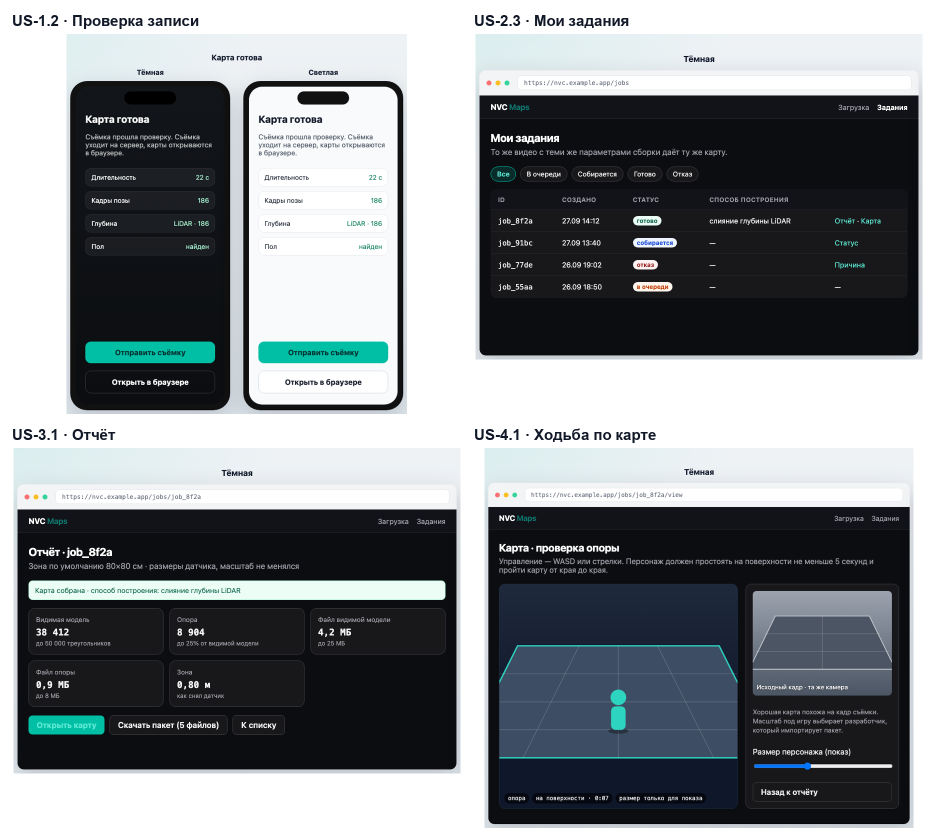
#> input picture wireframes/shots/key-stories.png, 1872 x 1680 px (shown at 1/2 size)
$ python -i build-ba.py   (imports and definitions only)
#> lines starting #> are read from the running program, lines starting #| are printed output that depends on the picture
#!/usr/bin/env python3
"""Собрать пакет бизнес-анализа из исходных разделов.

Шаги:
  backlog  — приложение 1 из историй раздела 2.5
  summary  — сводный Markdown из всех разделов
  shots    — скриншоты макетов для раздела 2.5
  site     — страницы разделов на сайте
  docx     — DOCX на двух языках: английский для эксперта, русский — копия

Русские разделы лежат в корне, английские — в en/ с теми же именами файлов.
Сайт и сводный файл собираются из русских разделов.
DOCX рисует scripts/build-docx.mjs (npm install), PDF для сайта — его рендер в LibreOffice.
"""

import hashlib
import html
import json
import os
import re
import shutil
import subprocess
import sys
import tempfile
import zipfile
from pathlib import Path

import markdown

ROOT = Path(__file__).resolve().parents[1]
SITE = ROOT / "wireframes"
SHOTS = SITE / "shots"
CACHE = ROOT / ".build"
SUMMARY = ROOT / "NVC-Maps-бизнес-анализ.md"
CHROME = Path("/Applications/Google Chrome.app/Contents/MacOS/Google Chrome")
MERMAID_CLI = "@mermaid-js/mermaid-cli@11.12.0"
MERMAID_JS = "https://cdn.jsdelivr.net/npm/mermaid@11.12.0/dist/mermaid.min.js"

SECTIONS = [
    ("00-introduction.md", "d00-introduction.html", "Введение"),
    ("01-analytical-part.md", "d01-analysis.html", "1. Аналитическая часть"),
    ("02-system-requirements.md", "d02-requirements.html", "2. Требования к системе"),
    ("03-references.md", "d03-references.html", "Список источников и литературы"),
    ("04-appendix-a-backlog.md", "d04-backlog.html", "Приложение 1. Бэклог"),
    ("05-appendix-b-diagrams.md", "d05-diagrams.html", "Приложение 2. Диаграммы"),
    ("06-statements.md", "d06-statements.html", "Заявления"),
]

SOURCES = [src for src, _, _ in SECTIONS]

# Титульный лист по образцу ЕГУ (Правила оформления письменных работ, прил. 1, П. 1.3 и П. 1.4).
# Пропуски «____» заполняются перед сдачей. Строки: текст, полужирный, выравнивание, отступ после.
TITLE_RU = [
    ("ЕВРОПЕЙСКИЙ ГУМАНИТАРНЫЙ УНИВЕРСИТЕТ", True, "center", 0),
    ("Академический департамент ____________________", False, "center", 0),
    ("(название программы) ____________________", False, "center", 1200),
    ("КИРИЛЛ КАЛАШНИКОВ", True, "center", 0),
    ("Студент ___ курса", False, "center", 2000),
    ("СИСТЕМА СОЗДАНИЯ ИГРОВЫХ 3D-КАРТ ПО ВИДЕОЗАПИСИ", True, "center", 0),
    ("A SYSTEM FOR CREATING 3D GAME MAPS FROM VIDEO", False, "center", 600),
    ("БАКАЛАВРСКИЙ ПРОЕКТ", True, "center", 0),
    ("Блок бизнес-анализа: введение, глава 1, глава 2", False, "center", 0),
    ("Тип проекта: индивидуальный", False, "center", 2000),
    ("Руководитель: доц., канд. техн. наук С. В. Авдейчик", False, "right", 2400),
    ("Вильнюс, 2026", False, "center", 0),
]
TITLE_EN = [
    ("EUROPEAN HUMANITIES UNIVERSITY", True, "center", 0),
    ("Academic Department of ____________________", False, "center", 0),
    ("Study programme ____________________", False, "center", 1200),
    ("KIRILL KALASHNIKOV", True, "center", 0),
    ("___ year student", False, "center", 2000),
    ("A SYSTEM FOR CREATING 3D GAME MAPS FROM VIDEO", True, "center", 600),
    ("BACHELOR PROJECT", True, "center", 0),
    ("Business analysis block: Introduction, Chapter 1, Chapter 2", False, "center", 0),
    ("Project type: individual", False, "center", 2000),
    ("Supervisor: Assoc. Prof., Cand. Sc. (Eng.) S. V. Avdeychik", False, "right", 2400),
    ("Vilnius, 2026", False, "center", 0),
]

# Всё, что зависит от языка документа.
LANGS = {
    "en": {
        "dir": ROOT / "en",
        "docx": SITE / "BA_Kalashnikov_Kirill.docx",
        "pdf": SITE / "BA_Kalashnikov_Kirill.pdf",
        "title": TITLE_EN,
        "labels": {"toc": "TABLE OF CONTENTS", "table": "Table", "figure": "Image",
                   "appendix": "Appendix", "appendixUpper": "APPENDIX", "lang": "en-GB"},
        "references": "List of References",
        "backlog": ["# Appendix 1. Backlog", "",
                    "The full table of epics and stories is given in Table A.1.1.", "",
                    "Table A.1.1. Backlog: epics and stories", "",
                    "| ID | Epic | Story | Acceptance criteria | MoSCoW |",
                    "|----|------|-------|---------------------|--------|"],
    },
    "ru": {
        "dir": ROOT,
        "docx": SITE / "BA_Kalashnikov_Kirill_RU.docx",
        "pdf": SITE / "NVC-Maps-бизнес-анализ.pdf",
        "title": TITLE_RU,
        "labels": {"toc": "СОДЕРЖАНИЕ", "table": "Табл.", "figure": "Рис.",
                   "appendix": "Приложение", "appendixUpper": "ПРИЛОЖЕНИЕ", "lang": "ru-RU"},
        "references": "Список источников и литературы",
        "backlog": ["# Приложение 1. Бэклог", "",
                    "Полная таблица эпиков и историй приведена в табл. П.1.1.", "",
                    "Табл. П.1.1. Бэклог: эпики и истории", "",
                    "| ID | Эпик | История | Критерии приёмки | MoSCoW |",
                    "|----|------|---------|------------------|--------|"],
    },
}

SHOT_PAGES = {
    "m2-preflight": (1280, 820),
    "b2-jobs": (1280, 900),
    "b3-report": (1280, 820),
    "b4-viewer": (1280, 900),
}


# --- Источники и ссылки (IEEE) -------------------------------------------------
# В тексте источник указывается ключом: [@key] или [@a; @b]. Сборка нумерует источники
# по порядку первого упоминания и подставляет номера в квадратных скобках: [3], [3], [5], [2]–[4].

CITE = re.compile(r"\[@([^\]]+)\]")


def load_refs() -> dict:
    return {r["key"]: r for r in json.loads((ROOT / "references.json").read_text())}


def cite_keys(match: re.Match) -> list[str]:
    return [k.strip().lstrip("@") for k in match.group(1).split(";")]


# [48 lines left out: functions citation_order, cite_label, cite_markdown, build_references, not called in this run]


# --- Приложение 1 -----------------------------------------------------------

STORY_ROW = re.compile(r"^\| (US-\d+\.\d+) \| (.+) \| (.+) \| (Must|Should|Could) \|$")
EPIC = re.compile(r"^### (E\d+)\. (.+)$")


# [16 lines left out: function build_backlog, not called in this run]


# --- Сводный Markdown -------------------------------------------------------

SUMMARY_HEADER = """# Бизнес-анализ: система создания игровых 3D-карт по видеозаписи

**Продукт:** NVC Maps
**English:** A System for Creating 3D Game Maps from Video

Сайт с разделами и экранами: [kalashnikovkv.github.io/nvc-business-analysis](https://kalashnikovkv.github.io/nvc-business-analysis/)

Файл собирается скриптом `scripts/build-ba.py` из разделов `00`–`06`. Правки вносятся в разделы, не сюда.

"""


# [28 lines left out: functions build_summary, build_shots, not called in this run]


KEY_SHOTS = [
    ("m2-preflight", "US-1.2 · Проверка записи"),
    ("b2-jobs", "US-2.3 · Мои задания"),
    ("b3-report", "US-3.1 · Отчёт"),
    ("b4-viewer", "US-4.1 · Ходьба по карте"),
]
KEY_SHOTS_EN = [
    ("m2-preflight", "US-1.2 · Recording check"),
    ("b2-jobs", "US-2.3 · My jobs"),
    ("b3-report", "US-3.1 · Report"),
    ("b4-viewer", "US-4.1 · Walking the map"),
]

# Тексты макетов ключевых историй для английского документа.
MOCKUP_EN = {
    "Съёмка прошла проверку. Съёмка уходит на сервер, карты открываются в браузере.":
        "The capture passed the check. It goes to the server; maps open in the browser.",
    "Карта готова": "Map ready", "Тёмная": "Dark", "Светлая": "Light",
    "Длительность": "Duration", "22 с": "22 s", "Кадры позы": "Pose frames", "Глубина": "Depth",
    "Пол": "Floor", "найден": "found", "Отправить съёмку": "Send capture",
    "Открыть в браузере": "Open in browser",
    "Загрузка": "Upload", "Задания": "Jobs", "Мои задания": "My jobs",
    "То же видео с теми же параметрами сборки даёт ту же карту.":
        "The same video with the same build settings gives the same map.",
    "Все": "All", "В очереди": "Queued", "Собирается": "Building", "Готово": "Ready", "Отказ": "Rejected",
    "Создано": "Created", "Статус": "Status", "Способ построения": "Reconstruction method",
    "готово": "ready", "слияние глубины LiDAR": "LiDAR depth fusion", "Отчёт": "Report", "Карта": "Map",
    "собирается": "building", "отказ": "rejected", "Причина": "Reason", "в очереди": "queued",
    "Отчёт · job_8f2a": "Report · job_8f2a",
    "Зона по умолчанию 80×80 см · размеры датчика, масштаб не менялся":
        "Default zone 80×80 cm · sensor scale, not rescaled",
    "Карта собрана · способ построения: слияние глубины LiDAR":
        "Map built · reconstruction method: LiDAR depth fusion",
    "Видимая модель": "Visual mesh", "до 50 000 треугольников": "up to 50,000 triangles",
    "Опора": "Collision mesh", "до 25% от видимой модели": "up to 25% of the visual mesh",
    "Файл видимой модели": "Visual mesh file", "4,2 МБ": "4.2 MB", "до 25 МБ": "up to 25 MB",
    "Файл опоры": "Collision mesh file", "0,9 МБ": "0.9 MB", "до 8 МБ": "up to 8 MB",
    "Зона": "Zone", "0,80 м": "0.80 m", "как снял датчик": "as measured by the sensor",
    "Открыть карту": "Open map", "Скачать пакет (5 файлов)": "Download package (5 files)",
    "К списку": "Back to list",
    "Карта · проверка опоры": "Map · collision check",
    "Управление — WASD или стрелки. Персонаж должен простоять на поверхности не меньше 5 секунд и пройти карту от края до края.":
        "Controls: WASD or arrow keys. The character must stand on the surface for at least 5 seconds and cross the map from edge to edge.",
    "опора": "collision", "на поверхности · 0:07": "on surface · 0:07",
    "размер только для показа": "size for display only",
    "Исходный кадр · та же камера": "Source frame · same camera",
    "Хорошая карта похожа на кадр съёмки. Масштаб под игру выбирает разработчик, который импортирует пакет.":
        "A good map looks like the capture frame. The game scale is chosen by the developer who imports the package.",
    "Размер персонажа (показ)": "Character size (display)", "Назад к отчёту": "Back to report",
}


# [42 lines left out: functions build_shots_en, combine_shots, not called in this run]


def crop_shot(path: Path) -> None:
    """Оставить только макет: без боковой панели сайта и пустого фона."""
#> called with path = '../wireframes/shots/key-stories.png'
    from PIL import Image

    im = Image.open(path).convert("RGB")
#> im is the input picture: PIL image 1872x1680 RGB; mean R, G, B 129.4, 134.2, 137.4
    w, h = im.size
#> w = 1872; h = 1680
    gray = im.convert("L")
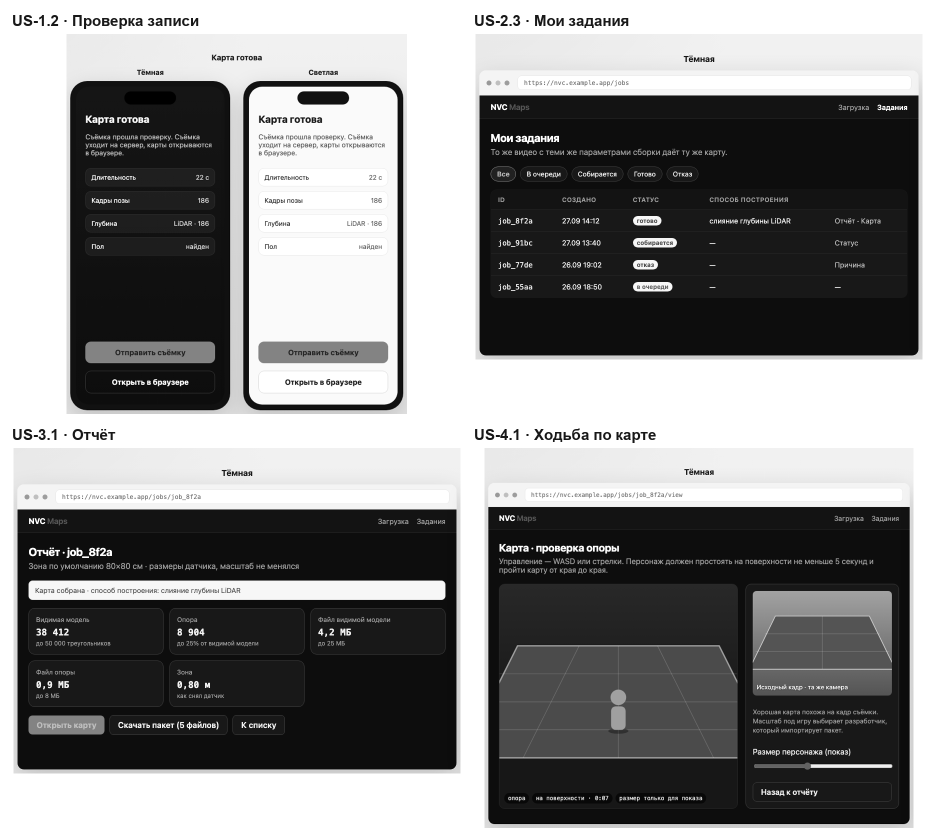
#> gray: PIL image 1872x1680 L (shown at 1/2 size); min 0, max 255, mean 133.2
    # Тёмные рамки телефона и тёмного окна браузера; правее 1200 px — обрезанная светлая копия.
    box = gray.crop((280, 0, min(w, 1200), h)).point(lambda v: 255 if v < 60 else 0).getbbox()
#> box = (0, 30, 920, 1648)
    if not box:
        return
    left, top, right, bottom = box
#> left = 0; top = 30; right = 920; bottom = 1648
    im.crop((280 + left - 8, max(0, top - 60), 280 + right + 8, min(h, bottom + 8))).save(path)
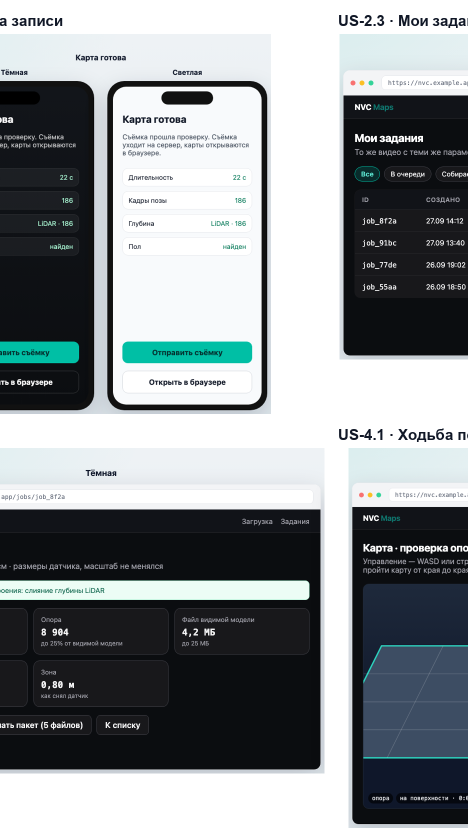
#> saved as key-stories.png: PIL image 936x1656 RGB (shown at 1/2 size); mean R, G, B 137.2, 142.4, 145.1


# --- Сайт --------------------------------------------------------------------

PAGE = """<!DOCTYPE html>
<html lang="ru">
<head>
  <meta charset="utf-8" />
  <meta name="viewport" content="width=device-width, initial-scale=1" />
  <title>{title} · NVC Maps</title>
  <link rel="stylesheet" href="wireframes.css?v=12" />
</head>
<body class="page">
  <aside class="side">
    <a class="back" href="index.html">← Бизнес-анализ</a>
    <h1>{title}</h1>
    <nav>
{nav}
    </nav>
  </aside>
  <main class="stage">
    <article class="doc-board prose">
      <div class="bar"><span>{tag}</span><span>NVC Maps</span></div>
      <div class="body">
{body}
      </div>
    </article>
  </main>
  <script src="{mermaid}"></script>
  <script>mermaid.initialize({{ startOnLoad: true, theme: "neutral" }});</script>
</body>
</html>
"""


# Якоря для запасных слайдов (s09-backup.html).
ANCHORS = {
    "1.3. Анализ аналогов": "analogs",
    "2.6. Сценарии использования": "use-cases",
    "2.9. Риски": "risks",
}


# [67 lines left out: functions md_to_html, build_site, build_slides, render_mermaid, not called in this run]


SOFFICE = Path("/Applications/LibreOffice.app/Contents/MacOS/soffice")


# [117 lines left out: functions docx_headings, docx_to_pdf, pdf_pages, heading_pages, fill_toc, build_docx and 1 more, not called in this run]


STEPS = {
    "references": build_references,
    "backlog": build_backlog,
    "summary": build_summary,
    "shots": build_shots,
    "site": build_site,
    "slides": build_slides,
    "docx": build_docx,
}

# [4 lines not run here, left out]

>>> result = crop_shot('../wireframes/shots/key-stories.png')

$ run again, on wireframes/shots/b3-report.png
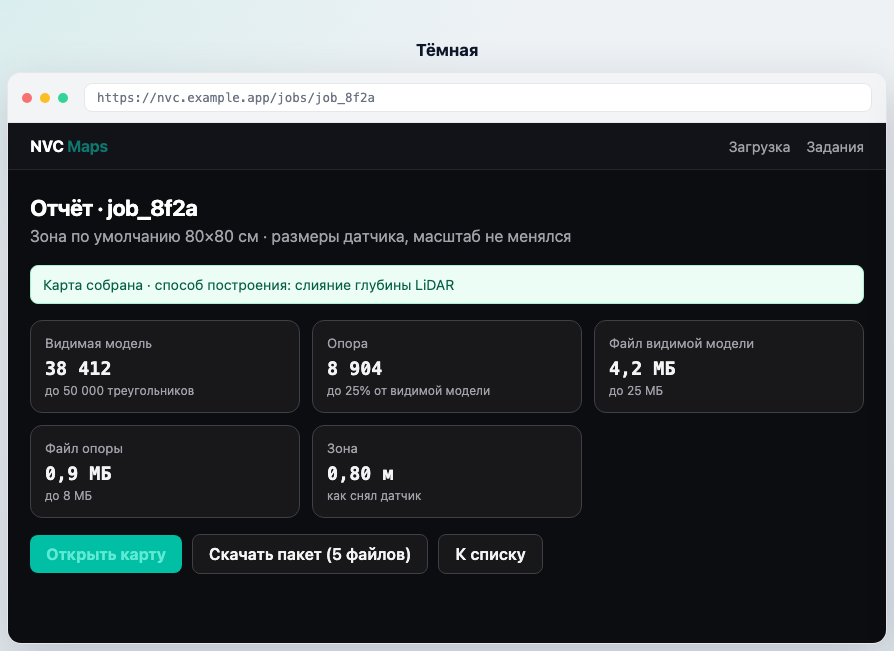
#> input picture wireframes/shots/b3-report.png, 894 x 651 px
#> in crop_shot, im is the input picture: PIL image 894x651 RGB; mean R, G, B 77.7, 82.9, 84.9
#> in crop_shot, `gray = im.convert("L")`:
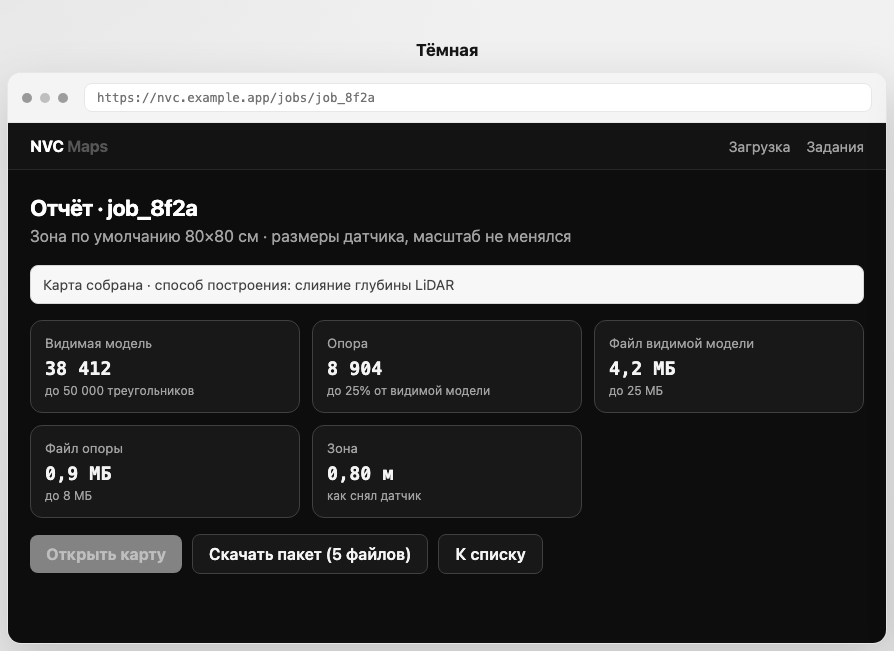
#> gray: PIL image 894x651 L; min 12, max 255, mean 81.6
#> box = (0, 43, 606, 643)
#> left = 0; top = 43; right = 606; bottom = 643
#> in crop_shot, `im.crop((280 + left - 8, max(0, top - 60), 280 + right + 8, min(h, bot..`:
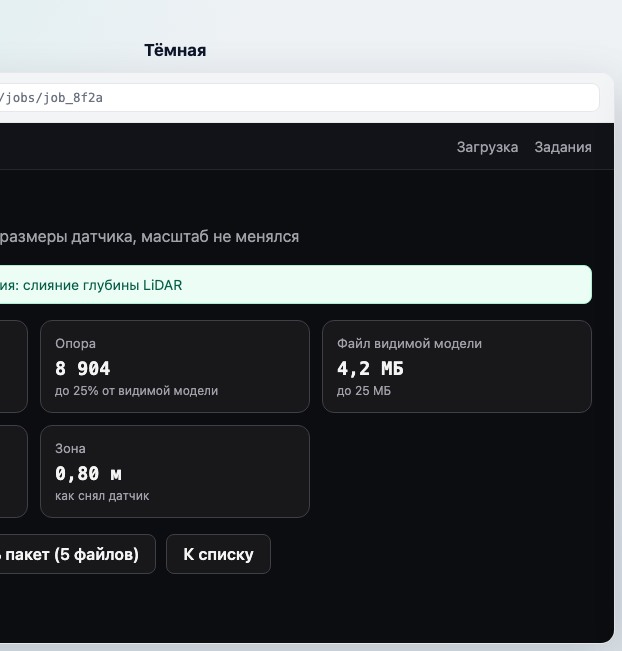
#> saved as b3-report.png: PIL image 622x651 RGB; mean R, G, B 76.7, 79.7, 82.1

$ run again, on wireframes/shots/b4-viewer-en.png
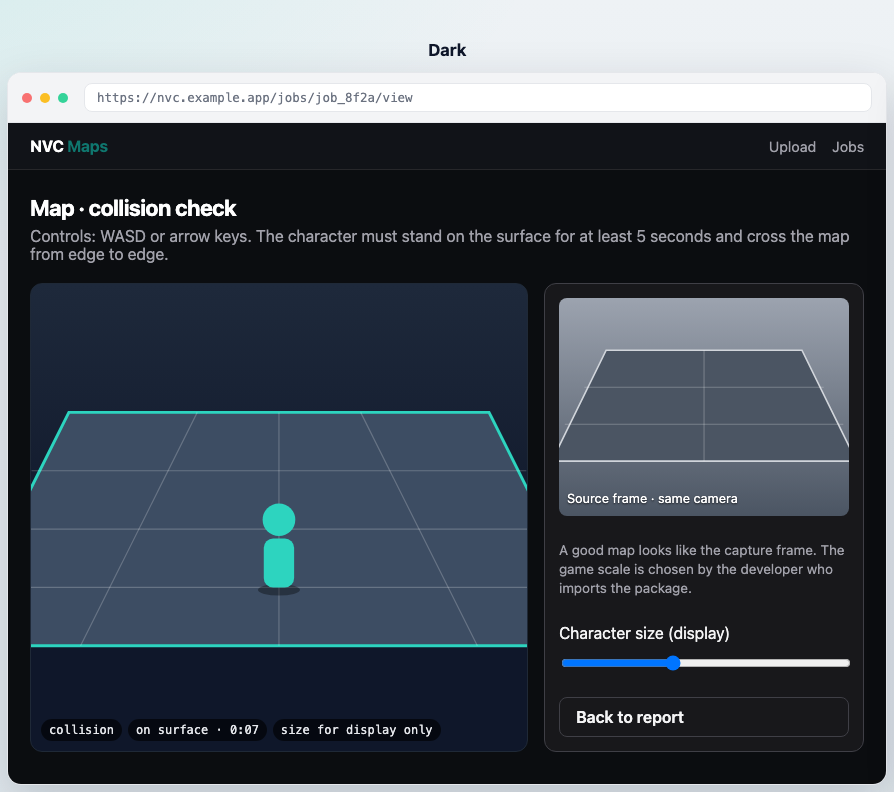
#> input picture wireframes/shots/b4-viewer-en.png, 894 x 792 px
#> in crop_shot, im is the input picture: PIL image 894x792 RGB; mean R, G, B 73.9, 81.5, 90.9
#> in crop_shot, `gray = im.convert("L")`:
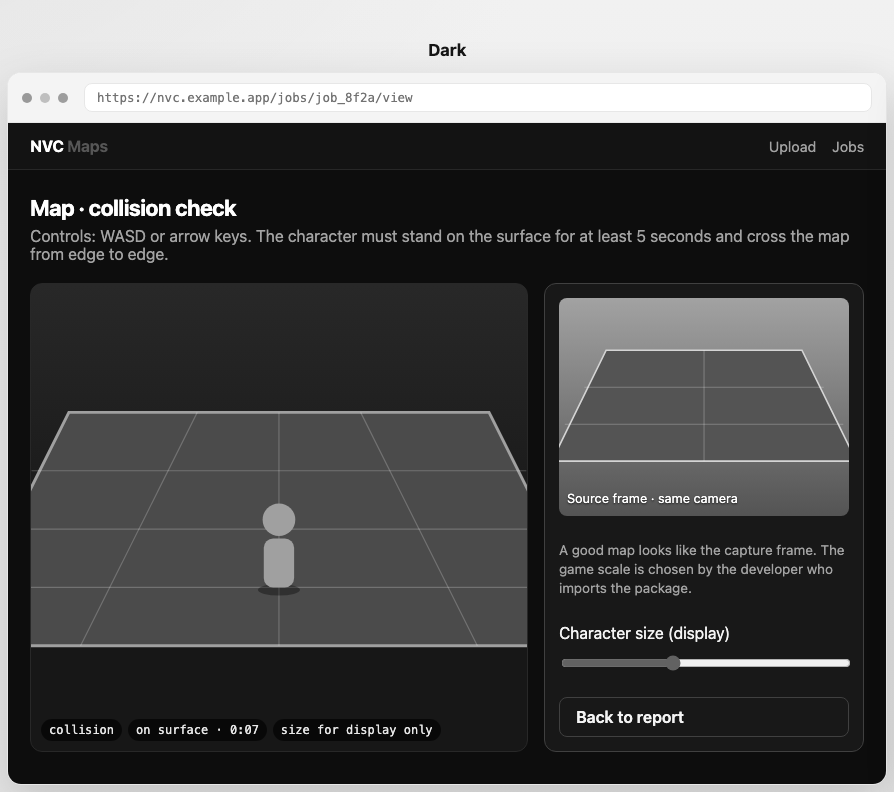
#> gray: PIL image 894x792 L; min 8, max 255, mean 80.4
#> box = (0, 44, 606, 784)
#> left = 0; top = 44; right = 606; bottom = 784
#> in crop_shot, `im.crop((280 + left - 8, max(0, top - 60), 280 + right + 8, min(h, bot..`:
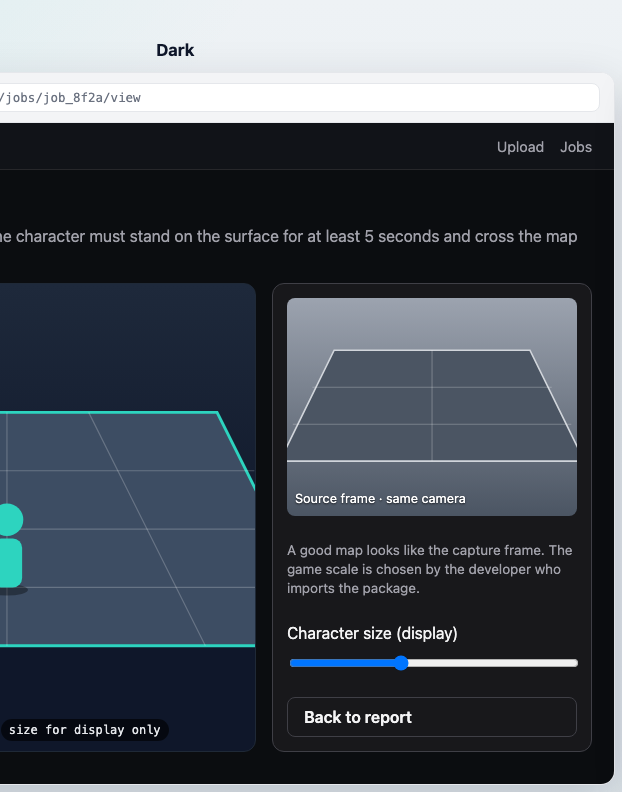
#> saved as b4-viewer-en.png: PIL image 622x792 RGB; mean R, G, B 74.9, 81.4, 89.9
